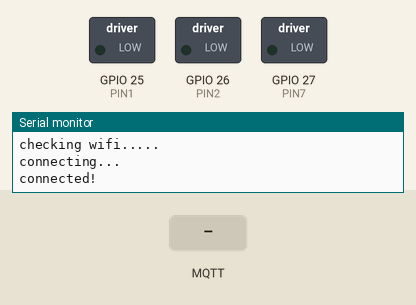
A sketch run on a simulated ESP32. Shown: switched loads named in the sketch (green lamp = pin HIGH), the last lines printed to the serial monitor. Inputs (shaded band) come from the test bench. WiFi joins after 1.5 s; servers stay silent unless stated; no MQTT or app messages arrive unless stated.

Above: at 3.2 s.
3.3 s: MQTT message "on" arrives on the first subscribed topic
At 4.2 s:
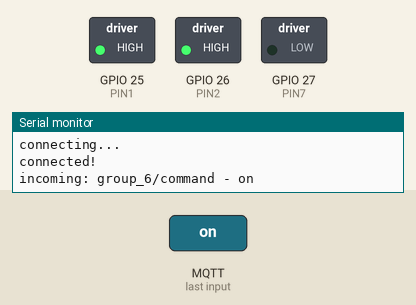
4.8 s: MQTT message "reverse" arrives on the first subscribed topic
At 5.3 s:
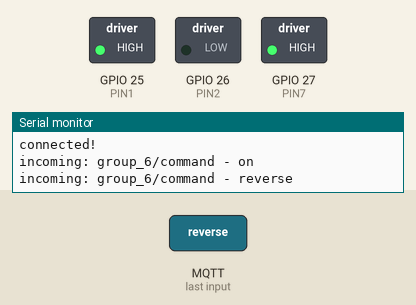
6.3 s: MQTT message "off" arrives on the first subscribed topic
At 6.6 s:
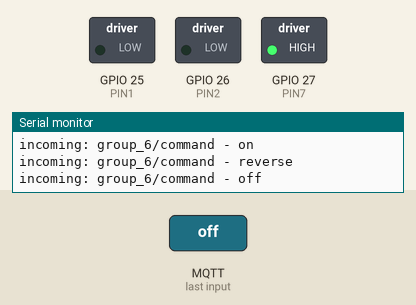
7.8 s: MQTT message "reverse" arrives on the first subscribed topic
At 8.9 s:
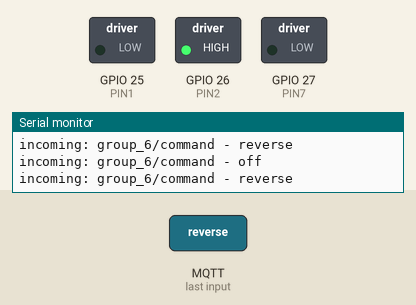
Timing chart, 0 to 10.3 s (numbered marks = the images above; inputs shaded):
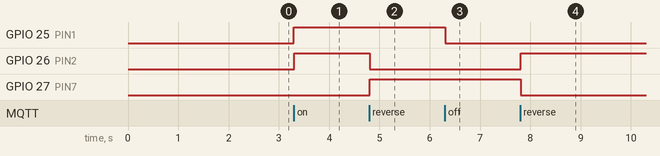

Measured:
- after the input at 3.3 s, GPIO 25 (PIN1), GPIO 26 (PIN2): LOW → HIGH at once
- after the input at 4.8 s, GPIO 26 (PIN2): HIGH → LOW at once; GPIO 27 (PIN7): LOW → HIGH at once
- after the input at 6.3 s, GPIO 25 (PIN1): HIGH → LOW at once
- after the input at 7.8 s, GPIO 26 (PIN2): LOW → HIGH at once; GPIO 27 (PIN7): HIGH → LOW at once

The sketch:

Lab_4.ino
```cpp
#include <WiFi.h>
#include <MQTT.h>

#define PIN1 25
#define PIN2 26
#define PIN7 27
bool isReverse = false;


const char ssid[] = "@JumboPlusIoT";
const char pass[] = "nice123456";

const char mqtt_broker[]="test.mosquitto.org";
const char mqtt_topic[]="group_6/command";
const char mqtt_client_id[]="arduino_group_6"; // must change this string to a unique value
int MQTT_PORT=1883;

int counter=0;

WiFiClient net;
MQTTClient client;

unsigned long lastMillis = 0;

void connect() {
  Serial.print("checking wifi...");
  while (WiFi.status() != WL_CONNECTED) {
    Serial.print(".");
    delay(1000);
  }

  Serial.print("\nconnecting...");
  while (!client.connect(mqtt_client_id)) {
    Serial.print(".");
    delay(1000);
  }

  Serial.println("\nconnected!");

  client.subscribe(mqtt_topic);
  // client.unsubscribe("/hello");
}
void messageReceived(String &topic, String &payload) {
  Serial.println("incoming: " + topic + " - " + payload);

  // Note: Do not use the client in the callback to publish, subscribe or
  // unsubscribe as it may cause deadlocks when other things arrive while
  // sending and receiving acknowledgments. Instead, change a global variable,
  // or push to a queue and handle it in the loop after calling `client.loop()`.
  if(payload == "on"){
    digitalWrite(PIN1,HIGH);
    client.publish("group_6/log", "Motor is on.");
    digitalWrite(PIN2,HIGH);
    digitalWrite(PIN7,LOW);
  }else if(payload == "reverse"){
    if(isReverse){
      digitalWrite(PIN2,HIGH);
      digitalWrite(PIN7,LOW);
      //payload = "";
      client.publish("group_6/log", "Motor is reversed.");
      isReverse = !isReverse;
    }else{
      digitalWrite(PIN2,LOW);
      digitalWrite(PIN7,HIGH);
      //payload = "";
      client.publish("group_6/log", "Motor is reversed.");
      isReverse = !isReverse;
    }
  }else if(payload == "off"){
    digitalWrite(PIN1,LOW);
    client.publish("group_6/log", "Motor is off.");
  }
}

void setup() {
  Serial.begin(9600);
  WiFi.begin(ssid, pass);

  pinMode(PIN1,OUTPUT);
  pinMode(PIN2,OUTPUT);
  pinMode(PIN7,OUTPUT);
  // Note: Local domain names (e.g. "Computer.local" on OSX) are not supported
  // by Arduino. You need to set the IP address directly.
  client.begin(mqtt_broker, MQTT_PORT, net);
  client.onMessage(messageReceived);

  digitalWrite(PIN1,LOW);
  digitalWrite(PIN2,LOW);
  digitalWrite(PIN7,LOW);


  connect();
}


void loop() {
  client.loop();
  delay(10);  // <- fixes some issues with WiFi stability

  if (!client.connected()) {
    connect();
  }

  // publish a message roughly every second.
  // not that we don't use delay() because we need to keep calling the client.loop()
  // to keep the connection alive


  // if (millis() - lastMillis > 2000) {
  //   lastMillis = millis();
  //   client.publish(mqtt_topic, "Counter = " + String(counter++));
  // }
}


// #include <WiFi.h>

// //Set to your network SSID/Password
// const char ssid[] = "@JumboPlusIoT";
// const char pass[] = "nice123456";

// WiFiClient net;  // creat the wifi object

// void connect() {
//   Serial.print("checking wifi...");
//   while (WiFi.status() != WL_CONNECTED) {
//     Serial.print(".");
//     delay(1000);
//   }

//   Serial.println("\nwifi connected!");
// }

// void setup() {

//   Serial.begin(9600);
//   WiFi.begin(ssid, pass);

//   connect();
// }

// void loop() {
// // Your main code goes here
// }


// print Mac address

// #ifdef ESP32
//   #include <WiFi.h>
// #else
//   #include <ESP8266WiFi.h>
// #endif

// void setup(){
//   Serial.begin(9600);
//   Serial.println();
//   Serial.print("ESP Board MAC Address:  ");
//   Serial.println(WiFi.macAddress());
// }

// void loop(){

// }
```
